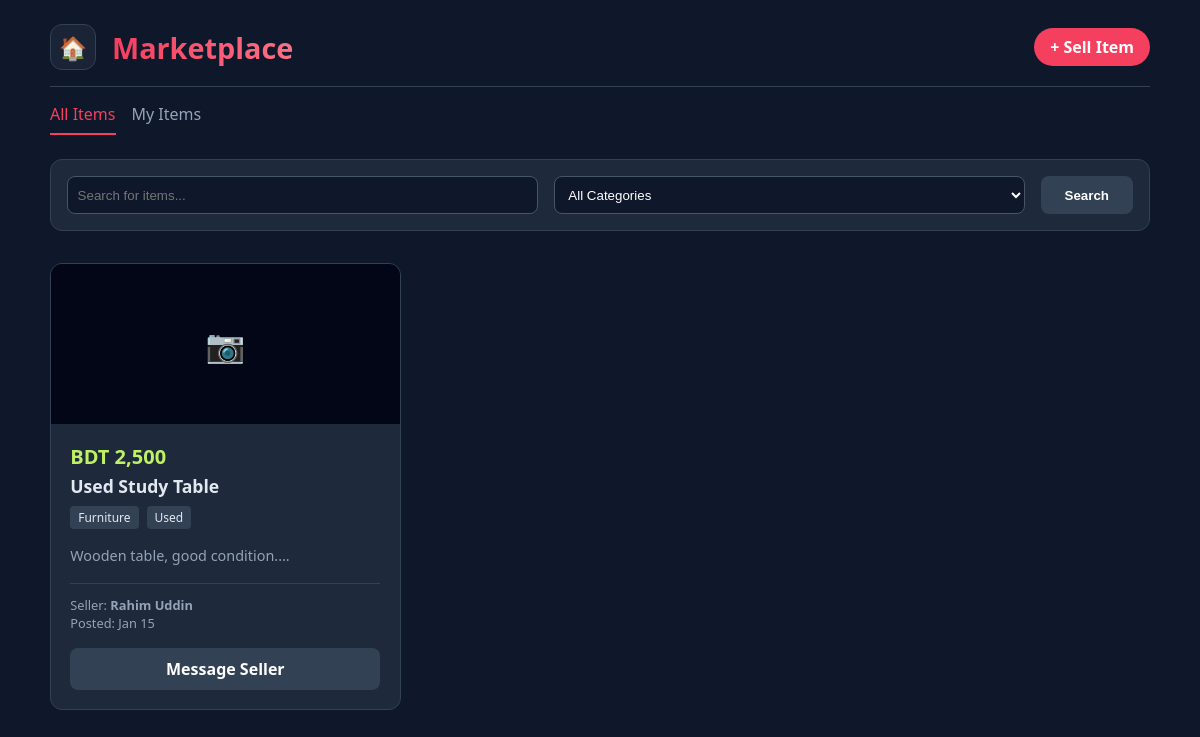
/marketplace_list.php (signed in), run on an earlier commit of the app's database.
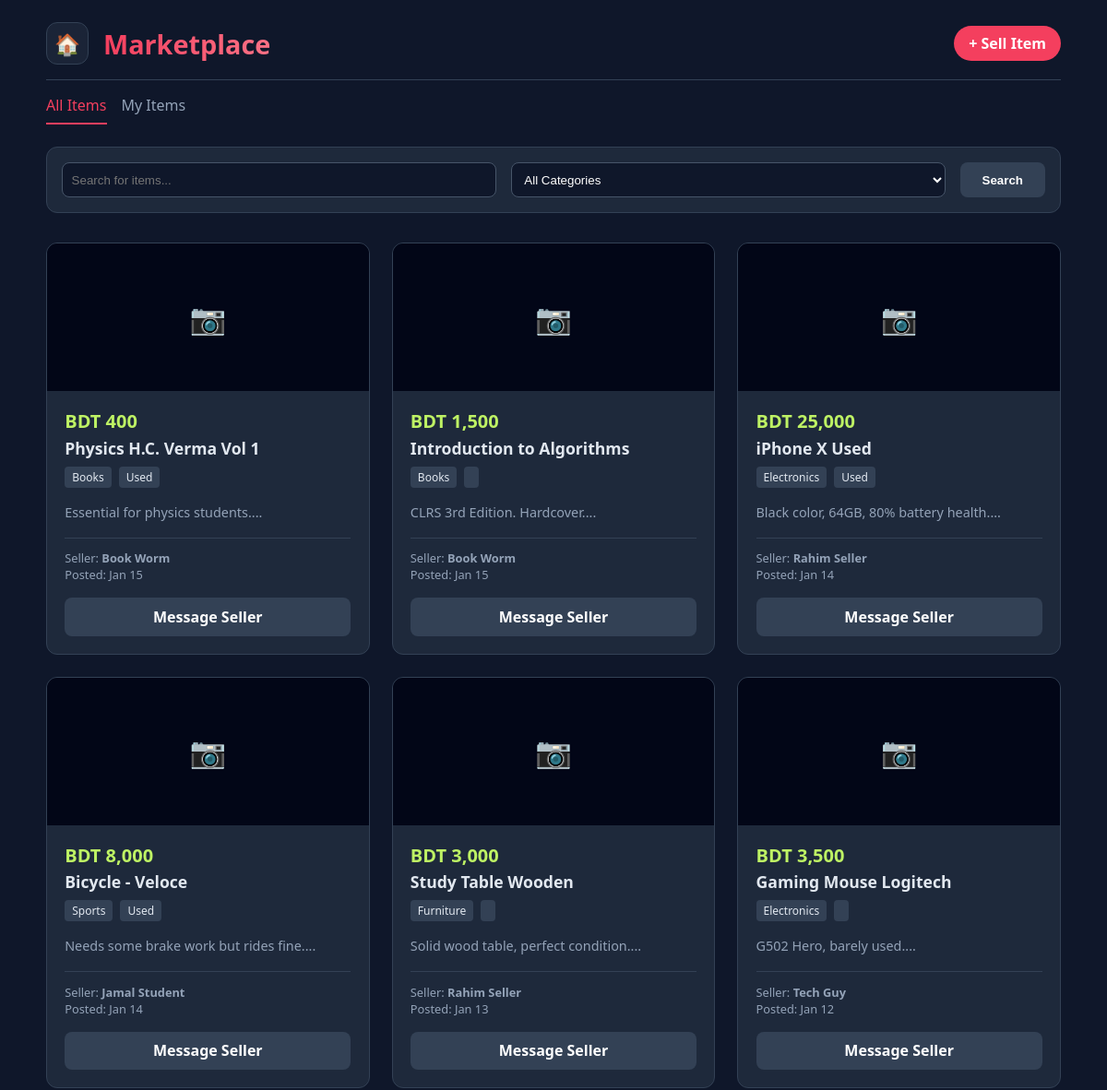
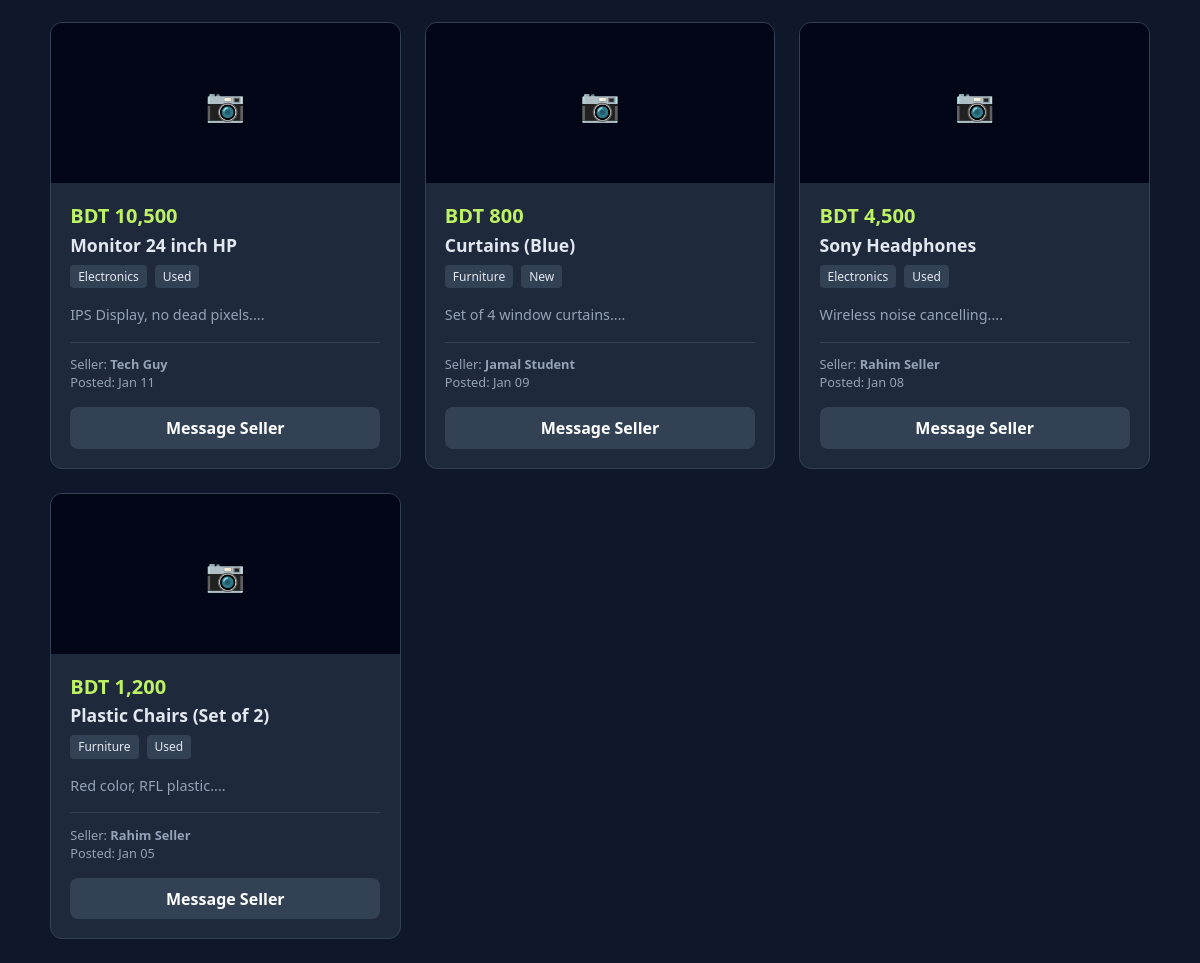
And on a later commit of the database (2 pictures, top to bottom).
### tables this page shows
CREATE TABLE IF NOT EXISTS MARKETITEM (
  ItemID      INT AUTO_INCREMENT PRIMARY KEY,
  SellerID    INT NOT NULL,
  Title       VARCHAR(150) NOT NULL,
  Description TEXT NOT NULL,
  Category    ENUM('Electronics','Furniture','Books','Clothing','Sports','Others') NOT NULL,
  Price       DECIMAL(10,2) NOT NULL,
  `Condition` ENUM('New','LikeNew','Used','VeryUsed') NOT NULL,
  Status      ENUM('Available','Reserved','Sold','Inactive','Pending','Declined') NOT NULL DEFAULT 'Pending',
  CreatedAt   DATETIME NOT NULL DEFAULT CURRENT_TIMESTAMP,
  CONSTRAINT fk_market_seller FOREIGN KEY (SellerID)
    REFERENCES USER(UserID) ON DELETE CASCADE ON UPDATE CASCADE,
  INDEX idx_market_seller (SellerID),
  INDEX idx_market_cat_status (Category, Status)
);

CREATE TABLE IF NOT EXISTS USER (
  UserID       INT AUTO_INCREMENT PRIMARY KEY,
  FullName     VARCHAR(100) NOT NULL,
  Email        VARCHAR(100) NOT NULL UNIQUE,
  Phone        VARCHAR(20)  NOT NULL,
  PasswordHash VARCHAR(255) NOT NULL,
  Role         ENUM('Student','Owner','ServiceProvider','Admin') NOT NULL DEFAULT 'Student',
  AgeGroup     ENUM('18-21','22-25','26-30','Over30') NOT NULL,
  LivingStatus ENUM('Alone','Roommates','Family','Hostel') NOT NULL,
  Bio          TEXT NULL,
  Country      VARCHAR(100) NULL,
  CreatedAt    DATETIME NOT NULL DEFAULT CURRENT_TIMESTAMP,
  Status       ENUM('Active','Blocked','Suspended') NOT NULL DEFAULT 'Active'
);

### marketplace_list.php (the view, shortened to what this page needs)
<?php
include 'config.php';
$userId = $_SESSION['user_id'];
$search = isset($_GET['q']) ? trim($_GET['q']) : '';
$view = isset($_GET['view']) ? $_GET['view'] : 'public';
$where = "WHERE 1=1";
$params = [];
$types = "";
if ($view === 'my') {
    $where .= " AND m.SellerID = ?";
    $types .= "i";
    $params[] = $userId;
} else {
    $where .= " AND m.Status = 'Available'";
}
$stmt = $conn->prepare("
    SELECT m.*, u.FullName
    FROM MARKETITEM m
    JOIN USER u ON m.SellerID = u.UserID
    $where
    ORDER BY m.CreatedAt DESC
");
$stmt->execute();
$result = $stmt->get_result();
$items = $result->fetch_all(MYSQLI_ASSOC);
?>
<!DOCTYPE html>
<html lang="en">
<head>
</head>
<body>
    <div class="container">
        <div class="header">
            <div style="display:flex;align-items:center;">
                <a href="index.php" class="home-btn" title="Back to Dashboard">🏠</a>
                <h1>Marketplace</h1>
            </div>
            <a href="marketplace_add.php" class="btn-post">+ Sell Item</a>
        </div>
        <div class="tab-group">
            <a href="?view=public" class="tab <?php echo $view === 'public' ? 'active' : ''; ?>">All Items</a>
            <a href="?view=my" class="tab <?php echo $view === 'my' ? 'active' : ''; ?>">My Items</a>
        </div>
        <form class="search-bar">
            <input type="text" name="q" placeholder="Search for items..."
                value="<?php echo htmlspecialchars($search); ?>">
            <select name="category">
                <option value="All">All Categories</option>
            </select>
            <button type="submit" class="apply">Search</button>
        </form>
        <div class="grid">
            <?php if (empty($items)): ?>
                <div class="empty">
                    <h3>No items found</h3>
                    <p>Try adjusting your search criteria.</p>
                </div>
            <?php else: ?>
                <?php foreach ($items as $item): ?>
                    <div class="item-card">
                        <div class="item-img-placeholder">📷</div>
                        <div class="item-body">
                            <div class="price">BDT <?php echo number_format($item['Price'], 0); ?></div>
                            <div class="title"><?php echo htmlspecialchars($item['Title']); ?></div>
                            <div class="tags">
                                <div class="tag"><?php echo htmlspecialchars($item['Category']); ?></div>
                                <div class="tag"><?php echo htmlspecialchars($item['Condition']); ?></div>
                            </div>
                            <div class="desc">
                                <?php echo nl2br(htmlspecialchars(substr($item['Description'], 0, 100))); ?>...
                            </div>
                            <div class="seller-info">
                                Seller: <strong><?php echo htmlspecialchars($item['FullName']); ?></strong><br>
                                Posted: <?php echo date('M d', strtotime($item['CreatedAt'])); ?>
                            </div>
                            <?php if ($item['Status'] === 'Available'): ?>
                                <a href="chat.php?user_id=<?php echo $item['SellerID']; ?>" class="contact-btn">
                                    Message Seller
                                </a>
                            <?php else: ?>
                                <div style="text-align:center; margin-top:1rem; color:#94a3b8; font-size:0.9rem;">
                                    <?php echo $item['Status']; ?>
                                </div>
                            <?php endif; ?>
                        </div>
                    </div>
                <?php endforeach; ?>
            <?php endif; ?>
        </div>
    </div>
</body>
</html>

What changed in the data, as far as the page shows it:
no longer on this page (row edited): marketitem: Price "2,500", Title "Used Study Table", Category "Furniture", Condition "Used", Description "Wooden table, good condition.", SellerID.FullName "Rahim Uddin", CreatedAt "Jan 15"
added marketitem: Price "400", Title "Physics H.C. Verma Vol 1", Category "Books", Condition "Used", Description "Essential for physics students.", SellerID.FullName "Book Worm", CreatedAt "Jan 15"
added marketitem: Price "1,500", Title "Introduction to Algorithms", Category "Books", Description "CLRS 3rd Edition. Hardcover.", SellerID.FullName "Book Worm", CreatedAt "Jan 15"
added marketitem: Price "25,000", Title "iPhone X Used", Category "Electronics", Condition "Used", Description "Black color, 64GB, 80% battery health.", SellerID.FullName "Rahim Seller", CreatedAt "Jan 14"
added marketitem: Price "8,000", Title "Bicycle - Veloce", Category "Sports", Condition "Used", Description "Needs some brake work but rides fine.", SellerID.FullName "Jamal Student", CreatedAt "Jan 14"
added marketitem: Price "3,000", Title "Study Table Wooden", Category "Furniture", Description "Solid wood table, perfect condition.", SellerID.FullName "Rahim Seller", CreatedAt "Jan 13"
added marketitem: Price "3,500", Title "Gaming Mouse Logitech", Category "Electronics", Description "G502 Hero, barely used.", SellerID.FullName "Tech Guy", CreatedAt "Jan 12"
added marketitem: Price "10,500", Title "Monitor 24 inch HP", Category "Electronics", Condition "Used", Description "IPS Display, no dead pixels.", SellerID.FullName "Tech Guy", CreatedAt "Jan 11"
added marketitem: Price "800", Title "Curtains (Blue)", Category "Furniture", Condition "New", Description "Set of 4 window curtains.", SellerID.FullName "Jamal Student", CreatedAt "Jan 09"
added marketitem: Price "4,500", Title "Sony Headphones", Category "Electronics", Condition "Used", Description "Wireless noise cancelling.", SellerID.FullName "Rahim Seller", CreatedAt "Jan 08"
added marketitem: Price "1,200", Title "Plastic Chairs (Set of 2)", Category "Furniture", Condition "Used", Description "Red color, RFL plastic.", SellerID.FullName "Rahim Seller", CreatedAt "Jan 05"
